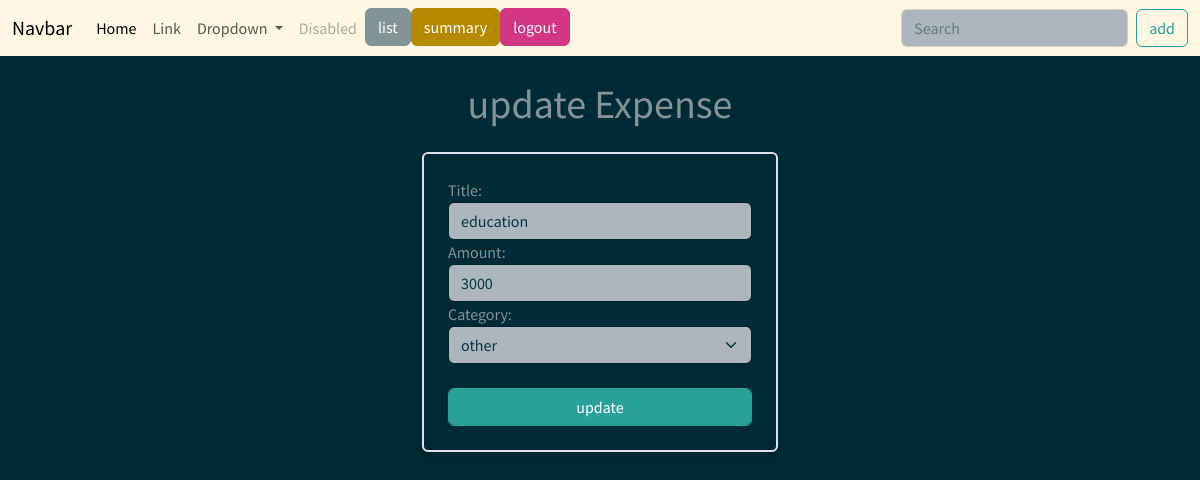
Screenshot of /expense/15/update/ (signed in) with the database file from the repository.
### budget/models.py (models this page shows, shortened)
class Expense(models.Model):
    title=models.CharField(max_length=200)
    amount=models.PositiveIntegerField()
    created_date=models.DateTimeField(auto_now_add=True)
    category_choices=(
        ("food","food"),
        ("travel","travel"),
        ("health","health"),
        ("other","other"),
    )
    category=models.CharField(max_length=200,choices=category_choices,default="other")
    user=models.ForeignKey(User,on_delete=models.CASCADE)

### budget/views.py (the view, shortened to what this page needs)
# urls.py: path('expense/<int:pk>/update/',views.ExpenseUpdateView.as_view(),name="expense-update"),
@method_decorator(decs,name="dispatch")
class ExpenseUpdateView(View):
        def get(self,request,*args,**kwargs):
            id=kwargs.get("pk")
            expense_obj=Expense.objects.get(id=id)
            form_instance=ExpenseForm(instance=expense_obj)
            return render(request,"expense_edit.html",{"form":form_instance})

### budget/forms.py
class ExpenseForm(forms.ModelForm):
    class Meta:
        model=Expense
        exclude=("created_date","user")
        widgets={
            "title":forms.TextInput(attrs={"class":"form-control"}),
            "amount":forms.NumberInput(attrs={"class":"form-control"}),
            "category":forms.Select(attrs={"class":"form-control form-select"}),
        }

### budget/templates/expense_edit.html (shortened to what this page needs)
{%extends 'base.html'%}
{%block main_block%}
<div class="container">
    <div class="row">
        <div class="col-4"></div>
        <div class="col-4">
            <h1 class="text-center my-4">update Expense</h1>
            <form action=""method="post"class="border border-2 rounded shadow p-4">
                {{form}}
                <button type="submit"class="btn btn-success form-control mt-4">update</button>
            </form>
        </div>
        <div class="col-4"></div>
    </div>
</div>
{%endblock%}

### rows the page displays
Expense: title "education", amount "3000", category "other"
